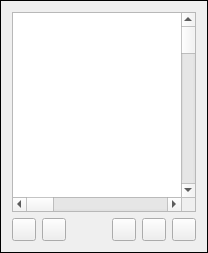
             <widget class="QFrame" name="frame">
              <property name="minimumSize">
               <size>
                <width>0</width>
                <height>0</height>
               </size>
              </property>
              <property name="frameShape">
               <enum>QFrame::Panel</enum>
              </property>
              <property name="frameShadow">
               <enum>QFrame::Plain</enum>
              </property>
              <layout class="QVBoxLayout" name="verticalLayout_8">
               <item>
                <widget class="AvatarGraphicsView" name="avatarGraphicsView">
                 <property name="sizePolicy">
                  <sizepolicy hsizetype="Expanding" vsizetype="Expanding">
                   <horstretch>0</horstretch>
                   <verstretch>0</verstretch>
                  </sizepolicy>
                 </property>
                 <property name="minimumSize">
                  <size>
                   <width>0</width>
                   <height>200</height>
                  </size>
                 </property>
                 <property name="autoFillBackground">
                  <bool>false</bool>
                 </property>
                 <property name="styleSheet">
                  <string notr="true"/>
                 </property>
                 <property name="frameShape">
                  <enum>QFrame::StyledPanel</enum>
                 </property>
                 <property name="frameShadow">
                  <enum>QFrame::Sunken</enum>
                 </property>
                 <property name="lineWidth">
                  <number>1</number>
                 </property>
                 <property name="verticalScrollBarPolicy">
                  <enum>Qt::ScrollBarAsNeeded</enum>
                 </property>
                 <property name="horizontalScrollBarPolicy">
                  <enum>Qt::ScrollBarAsNeeded</enum>
                 </property>
                 <property name="sizeAdjustPolicy">
                  <enum>QAbstractScrollArea::AdjustToContents</enum>
                 </property>
                 <property name="backgroundBrush">
                  <brush brushstyle="NoBrush">
                   <color alpha="255">
                    <red>0</red>
                    <green>0</green>
                    <blue>0</blue>
                   </color>
                  </brush>
                 </property>
                 <property name="sceneRect">
                  <rectf>
                   <x>0.000000000000000</x>
                   <y>0.000000000000000</y>
                   <width>3000.000000000000000</width>
                   <height>5000.000000000000000</height>
                  </rectf>
                 </property>
                 <property name="dragMode">
                  <enum>QGraphicsView::ScrollHandDrag</enum>
                 </property>
                 <property name="transformationAnchor">
                  <enum>QGraphicsView::AnchorUnderMouse</enum>
                 </property>
                 <property name="rubberBandSelectionMode">
                  <enum>Qt::IntersectsItemShape</enum>
                 </property>
                 <property name="class" stdset="0">
                  <string>bg-base</string>
                 </property>
                </widget>
               </item>
               <item>
                <layout class="QHBoxLayout" name="horizontalLayout_3">
                 <property name="topMargin">
                  <number>0</number>
                 </property>
                 <item>
                  <widget class="QToolButton" name="zoomInToolButton">
                   <property name="text">
                    <string/>
                   </property>
                  </widget>
                 </item>
                 <item>
                  <widget class="QToolButton" name="zoomOutToolButton">
                   <property name="text">
                    <string/>
                   </property>
                  </widget>
                 </item>
                 <item>
                  <spacer name="horizontalSpacer">
                   <property name="orientation">
                    <enum>Qt::Horizontal</enum>
                   </property>
                   <property name="sizeHint" stdset="0">
                    <size>
                     <width>40</width>
                     <height>20</height>
                    </size>
                   </property>
                  </spacer>
                 </item>
                 <item>
                  <widget class="QToolButton" name="centerOnImagesToolButton">
                   <property name="text">
                    <string/>
                   </property>
                  </widget>
                 </item>
                 <item>
                  <widget class="QToolButton" name="moveImageUpLevelToolButton">
                   <property name="text">
                    <string/>
                   </property>
                  </widget>
                 </item>
                 <item>
                  <widget class="QToolButton" name="moveImageDownLevelToolButton">
                   <property name="text">
                    <string/>
                   </property>
                  </widget>
                 </item>
                </layout>
               </item>
              </layout>
             </widget>
